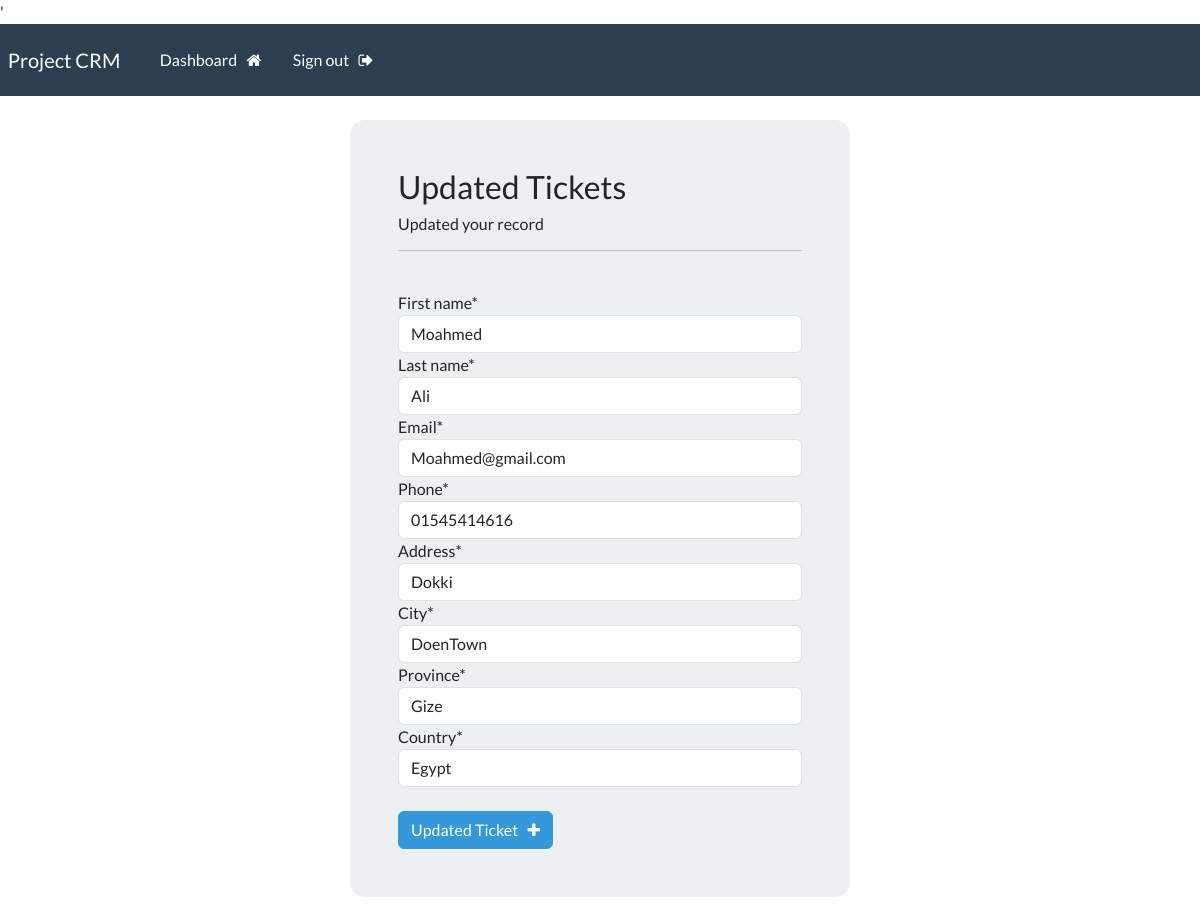
Page /update_record/3 (signed in) on the committed database.
### webapp/models.py (models this page shows, shortened)
class Record(models.Model):
    creation_date = models.DateTimeField(auto_now_add=True)
    first_name = models.CharField(max_length=50)
    last_name = models.CharField(max_length=50)
    email = models.EmailField(unique=True)
    Phone = models.CharField(max_length=50)
    address = models.CharField(max_length=50)
    city = models.CharField(max_length=50)
    province = models.CharField(max_length=50)
    country = models.CharField(max_length=50)

### webapp/views.py (the view)
# urls.py: path('update_record/<int:pk>', views.update_record, name='update_record'),
@login_required(login_url='my_login')
def update_record(request, pk):
    record = Record.objects.get(id=pk)
    form = UpdateRecordForm(instance=record)
    if request.method == 'POST':
        form = UpdateRecordForm(request.POST, instance=record)
        if form .is_valid():
            form.save()
            return redirect('dashboard')
    context = {'form': form}
    return render(request, 'webapp/update-record.html', context)

### webapp/forms.py
class UpdateRecordForm(forms.ModelForm):
    class Meta:
        model = Record
        fields = ['first_name', 'last_name',
                  'email', 'Phone', 'address', 'city', 'province', 'country']

### webapp/templates/webapp/update-record.html (shortened to what this page needs)
{% extends 'webapp/base.html' %}
{%load crispy_forms_tags %}
{% block content %}
<body>
  <div class="container bg-light shadow-md p-5 form-layout">
    <h3>Updated Tickets</h3>
    <h6>Updated your record</h6>
    <hr />
    <br />
    <form method="POST" autocomplete="off" action="">
      {% csrf_token %} {{form|crispy}}
      <br />
      <button type="submit" class="btn btn-info">
        Updated Ticket &nbsp; <i class="fa fa-plus" aria-hidden="true"></i>
      </button>
    </form>
  </div>
  <br />
  {% endblock content %}

### static/css/styles.css (style rules this page uses)
.form-layout { border-radius: 15px; width: 500px; }

### rows in the picture
Record: first_name "Moahmed", last_name "Ali", email "Moahmed@gmail.com", Phone "01545414616", address "Dokki", city "DoenTown", province "Gize", country "Egypt"
